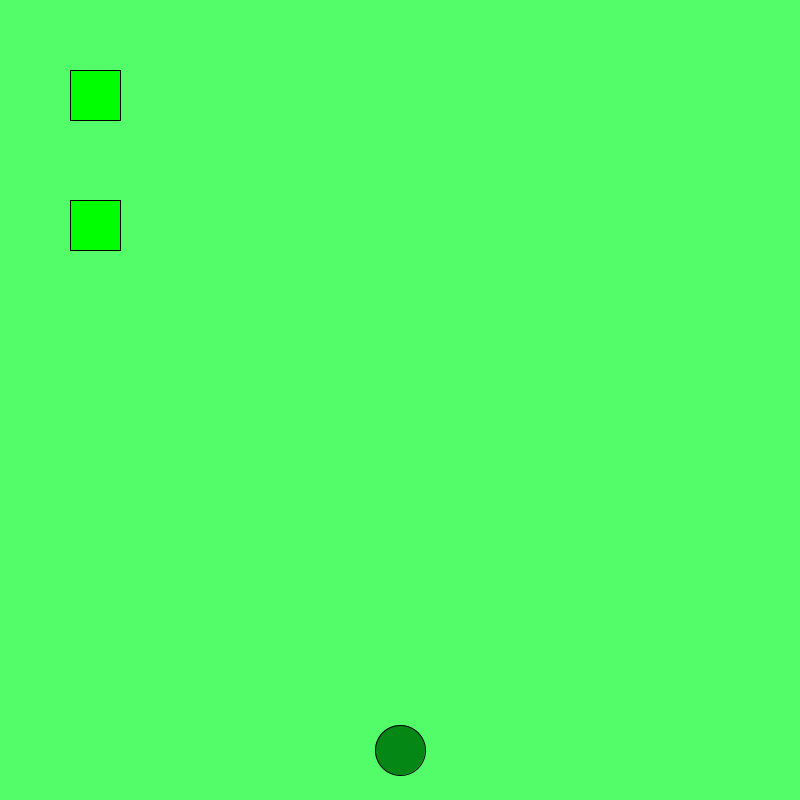
Frame 1 (no input)
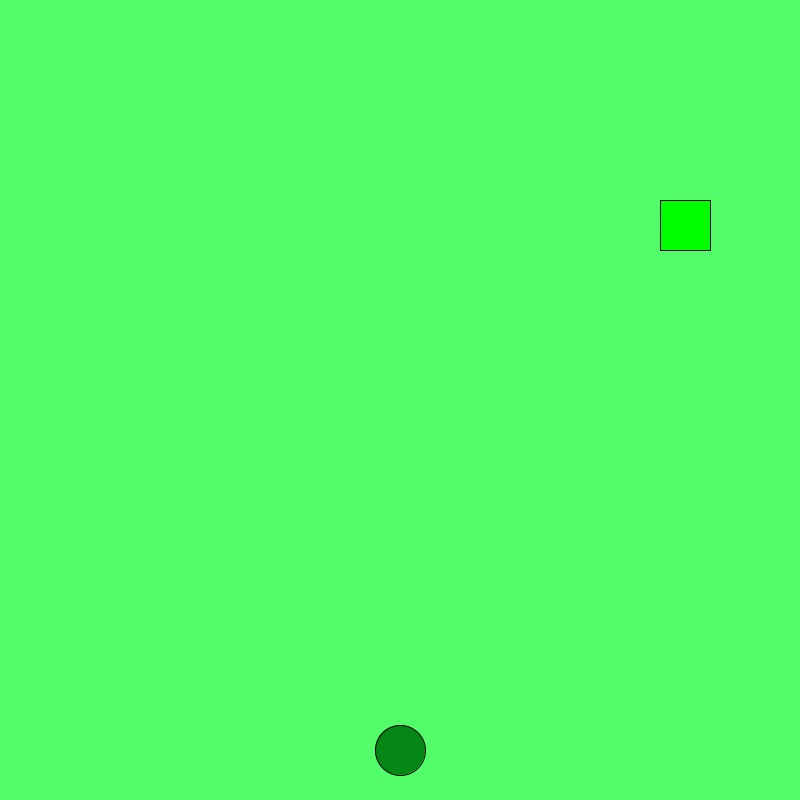
Frame 60 (the mouse pressed at the canvas centre just before this capture)
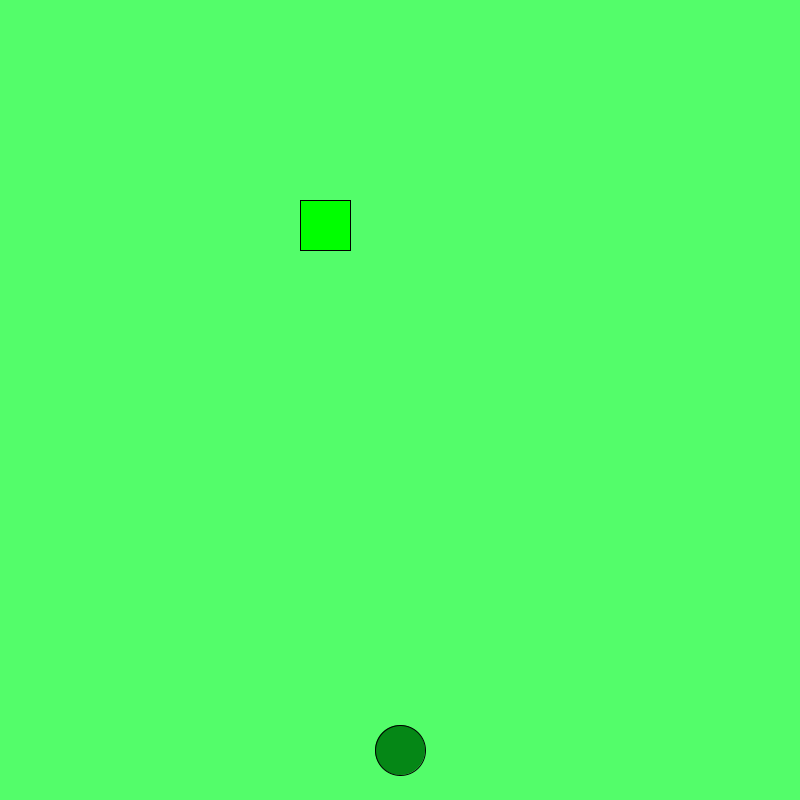
Frame 120 (the mouse held since frame 60 and released just before this capture)

The Processing sketch that drew these frames (run headless with seeded random() and noise(); from frame 60 on, the mouse is pressed at the canvas centre):

// Processing sketch: Frogger
// ── Frogger.pde
Car car = new Car(70, 70, 70, 10);
Car car2 = new Car(70, 200, 70, 10);
int x = 400;
int y = 750;
class Car {
  int cx;
  int cy;
  int csize;
  int cspeed;
  Car(int cx, int cy, int csize, int cspeed) {
    this.cx = cx;
    this.cy = cy;
    this.csize = csize;
    this.cspeed = cspeed;
  }
  void display() {
    fill(0, 255, 0);
    rect(cx, cy, 50, 50);
  }
  void lspeed() {
      cx-=cspeed;
    if (cx < 30) {
      cx = 770;
      cspeed = cspeed * -1;
    }
  }
  void rspeed() {
      cx+=cspeed;
    if (cx > 770) {
      cspeed = cspeed * -1;
     
    }
  }
  }

void setup() {
  size(800, 800);
}

void draw() {
  background(83, 253, 106);
  fill(5, 135, 22);
  ellipse(x, y, 50, 50); 
  println("X: " + x + " Y: " + y);
  restraint();
  car.display();
  car.lspeed();
  car2.display();
  car2.rspeed();
}

void keyPressed()
{
  if (key == CODED) {
    if (keyCode == UP)
    {
      y-=30;
    } else if (keyCode == DOWN)
    {
      y+=30;
    } else if (keyCode == RIGHT)
    {
      x+=30;
    } else if (keyCode == LEFT)
    {
      x-=30;
    }
  }
}
void restraint() {
  if (x > 770) {
    x = 770;
  }
  if (x < 30) {
    x = 30;
  }
  if (y > 770) {
    y = 770;
  }
  if (y < 30) {
    y = 30;
  }
}
